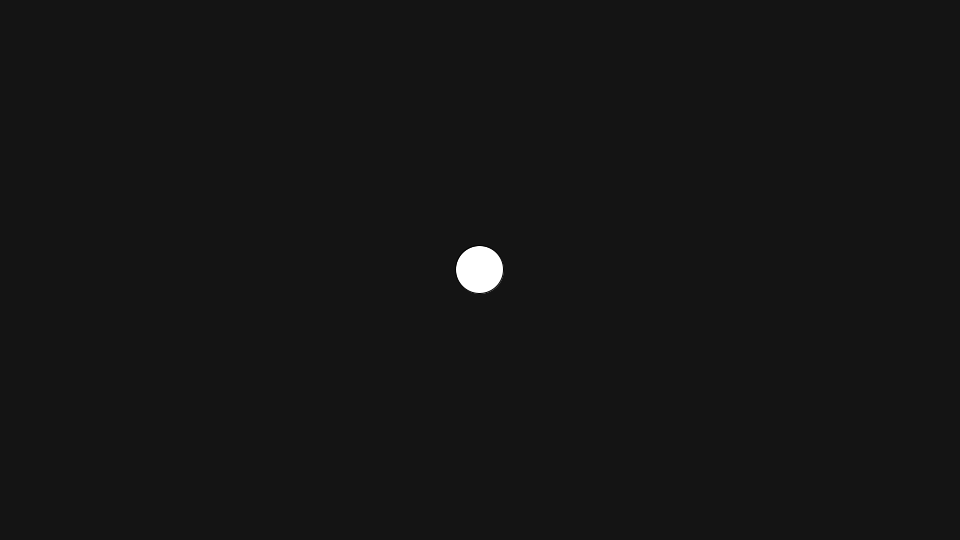
Frame 1 (no input)
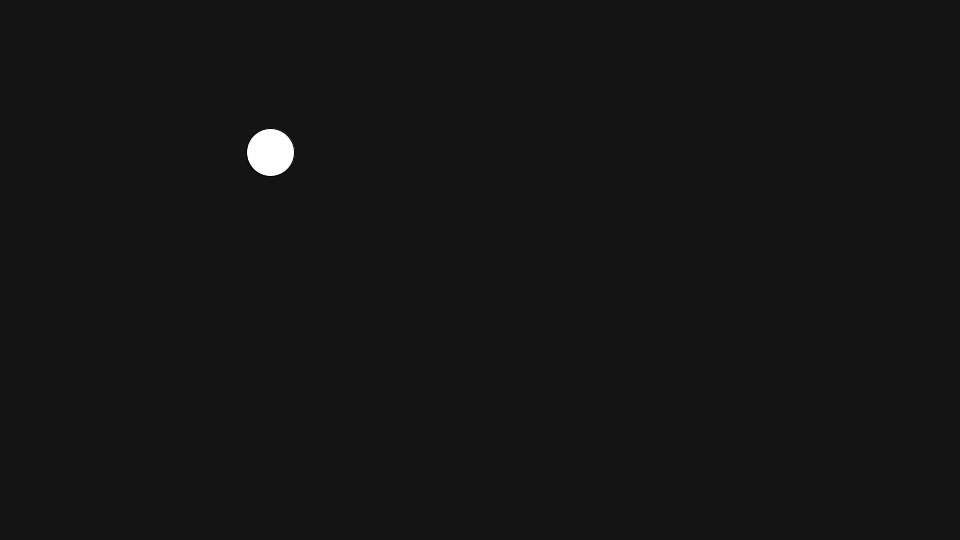
Frame 60 (the mouse pressed at the canvas centre just before this capture)
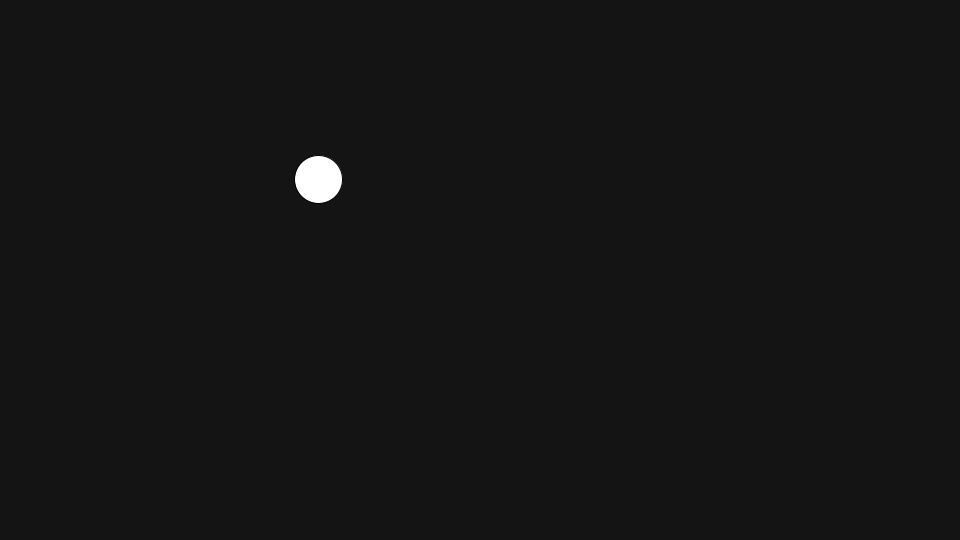
Frame 120 (the mouse held since frame 60 and released just before this capture)

The Processing sketch that drew these frames (run headless with seeded random() and noise(); from frame 60 on, the mouse is pressed at the canvas centre):

// Processing sketch: ballfuwafuwa
// ── ballfuwafuwa.pde
Ball ball;

void setup(){
  size(960, 540);
  ball = new Ball(); 
}

void draw(){
  background(20);
  ball.update();
  ball.display(); 
}

class Ball{
  PVector location;     // 座標
  PVector velocity;     // 速度
  PVector acceleration; // 加速度
  PVector mouse;        // マウス
  float topspeed;       // 最高速度
  
  Ball(){
    location = new PVector(width/2, height/2);
    velocity = new PVector(0, 0);
    mouse = new PVector(mouseX, mouseY);
    topspeed = 5;
  }
  
  // 座標を更新する
  void update(){
    // mouseにマウスの座標をセットする
    mouse.set(mouseX, mouseY);
    // マウスの座標からボールの座標を引いた値を加速度に格納する
    acceleration = PVector.sub(mouse, location);
    // 加速度を正規化する
    acceleration.normalize();
    // 加速度に0.2を掛ける
    acceleration.mult(0.2);
    // 速度に加速度を足す
    velocity.add(acceleration);
    // 速度を、最高速度を超過しないように制限する
    velocity.limit(topspeed);
    // 位置に速度を足す
    location.add(velocity);
  }
  
  // ボールを描画
  void display(){
    stroke(0);
    fill(255);
    ellipse(location.x, location.y, 48, 48);
  }
}
